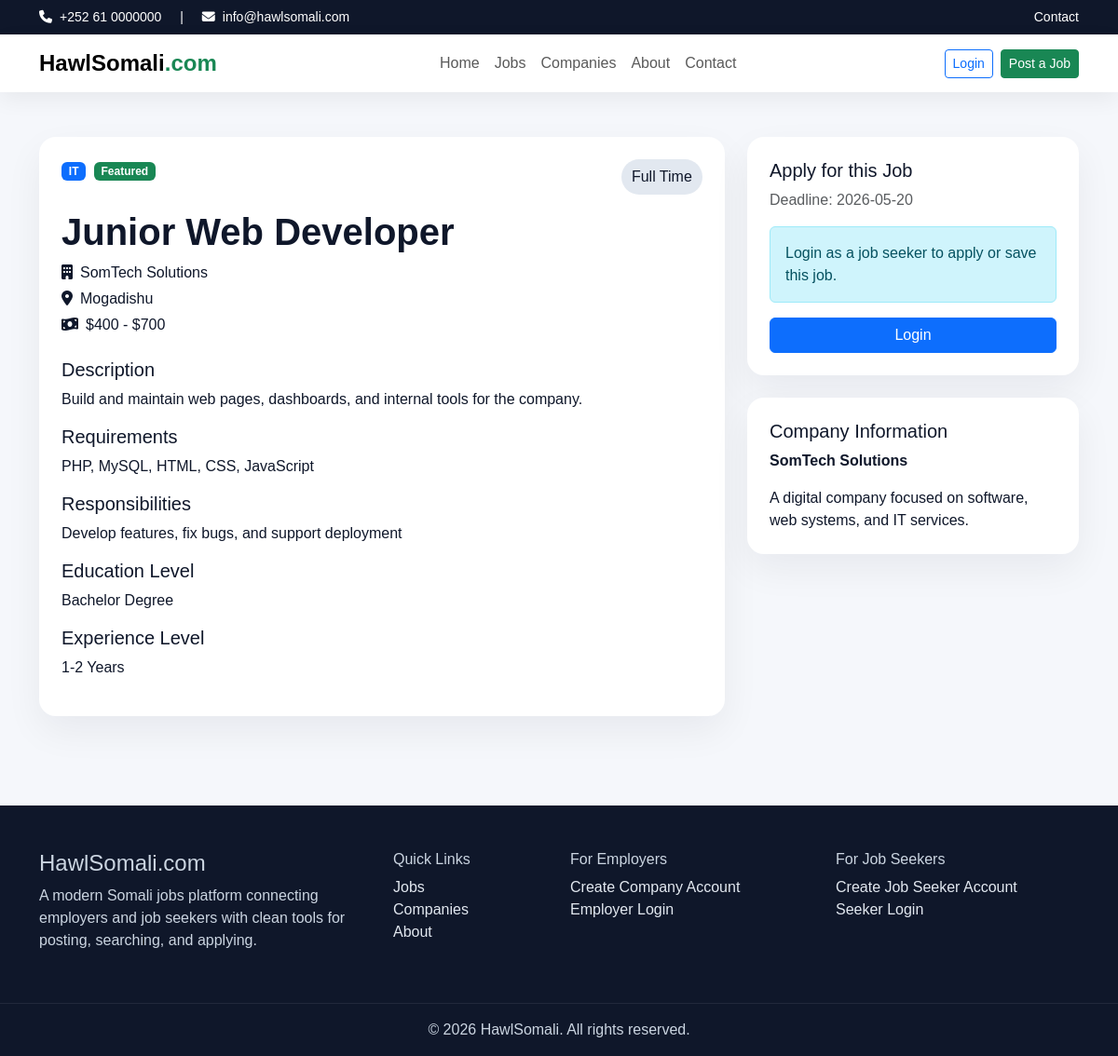
The page /pages/job-details.php?id=1 on the database its author committed.
### tables this page shows
CREATE TABLE jobs (
  id INT AUTO_INCREMENT PRIMARY KEY,
  employer_id INT NOT NULL,
  category_id INT NOT NULL,
  location_id INT NOT NULL,
  title VARCHAR(180) NOT NULL,
  job_type VARCHAR(50) NOT NULL DEFAULT 'Full Time',
  salary_min DECIMAL(10,2) NOT NULL DEFAULT 0.00,
  salary_max DECIMAL(10,2) NOT NULL DEFAULT 0.00,
  experience_level VARCHAR(100) DEFAULT NULL,
  education_level VARCHAR(100) DEFAULT NULL,
  vacancy_count INT NOT NULL DEFAULT 1,
  deadline DATE DEFAULT NULL,
  description TEXT,
  requirements TEXT,
  responsibilities TEXT,
  status VARCHAR(20) NOT NULL DEFAULT 'active',
  is_approved TINYINT(1) NOT NULL DEFAULT 0,
  is_featured TINYINT(1) NOT NULL DEFAULT 0,
  created_at DATETIME DEFAULT CURRENT_TIMESTAMP,
  CONSTRAINT fk_jobs_employer FOREIGN KEY (employer_id) REFERENCES employers(id) ON DELETE CASCADE,
  CONSTRAINT fk_jobs_category FOREIGN KEY (category_id) REFERENCES categories(id),
  CONSTRAINT fk_jobs_location FOREIGN KEY (location_id) REFERENCES locations(id)
);

CREATE TABLE categories (
  id INT AUTO_INCREMENT PRIMARY KEY,
  name VARCHAR(100) NOT NULL
);

CREATE TABLE employers (
  id INT AUTO_INCREMENT PRIMARY KEY,
  company_name VARCHAR(150) NOT NULL,
  email VARCHAR(150) NOT NULL UNIQUE,
  password VARCHAR(255) NOT NULL,
  phone VARCHAR(30) DEFAULT NULL,
  address VARCHAR(255) DEFAULT NULL,
  website VARCHAR(150) DEFAULT NULL,
  description TEXT,
  logo VARCHAR(255) DEFAULT NULL,
  status VARCHAR(20) NOT NULL DEFAULT 'active',
  created_at DATETIME DEFAULT CURRENT_TIMESTAMP
);

CREATE TABLE locations (
  id INT AUTO_INCREMENT PRIMARY KEY,
  name VARCHAR(100) NOT NULL
);

### includes/functions.php (called while the page is built, shortened)
<?php
function e($value) {
    return htmlspecialchars((string)$value, ENT_QUOTES, 'UTF-8');
}
function is_logged_in($role = null) {
    if (!isset($_SESSION['user_id'], $_SESSION['role'])) return false;
    return $role ? $_SESSION['role'] === $role : true;
}
?>

### pages/job-details.php (the view, shortened to what this page needs)
<?php
require_once __DIR__ . '/../config/db.php'; require_once __DIR__ . '/../includes/functions.php';
$id = (int)($_GET['id'] ?? 0);
$stmt=$pdo->prepare("SELECT j.*, e.company_name, e.description AS company_description, c.name AS category_name, l.name AS location_name
FROM jobs j
JOIN employers e ON j.employer_id=e.id
JOIN categories c ON j.category_id=c.id
JOIN locations l ON j.location_id=l.id
WHERE j.id=? AND j.is_approved=1");
$stmt->execute([$id]); $job=$stmt->fetch();
$pageTitle='Job Details'; include __DIR__ . '/../includes/header.php'; include __DIR__ . '/../includes/navbar.php';
?>
<section class="py-5">
 <div class="container">
  <div class="row g-4">
   <div class="col-lg-8">
    <div class="form-section">
      <div class="d-flex justify-content-between flex-wrap gap-2 mb-3">
        <div>
          <span class="badge bg-primary"><?= e($job['category_name']) ?></span>
          <?php if($job['is_featured']): ?><span class="badge bg-success ms-1">Featured</span><?php endif; ?>
        </div>
        <span class="badge-soft"><?= e($job['job_type']) ?></span>
      </div>
      <h1 class="section-title"><?= e($job['title']) ?></h1>
      <p class="mb-1"><i class="fa-solid fa-building me-2"></i><?= e($job['company_name']) ?></p>
      <p class="mb-1"><i class="fa-solid fa-location-dot me-2"></i><?= e($job['location_name']) ?></p>
      <p class="mb-4"><i class="fa-solid fa-money-bill-wave me-2"></i>$<?= number_format((float)$job['salary_min']) ?> - $<?= number_format((float)$job['salary_max']) ?></p>
      <h5>Description</h5>
      <p><?= nl2br(e($job['description'])) ?></p>
      <h5>Requirements</h5>
      <p><?= nl2br(e($job['requirements'])) ?></p>
      <h5>Responsibilities</h5>
      <p><?= nl2br(e($job['responsibilities'])) ?></p>
      <h5>Education Level</h5>
      <p><?= e($job['education_level']) ?></p>
      <h5>Experience Level</h5>
      <p><?= e($job['experience_level']) ?></p>
    </div>
   </div>
   <div class="col-lg-4">
    <div class="form-section mb-4">
      <h5>Apply for this Job</h5>
      <p class="text-muted">Deadline: <?= e($job['deadline']) ?></p>
      <?php if(is_logged_in('seeker')): ?>
        <form method="post" class="row g-3">
          <div class="col-12"><label class="form-label">Cover Letter</label><textarea name="cover_letter" class="form-control" rows="6" required></textarea></div>
          <div class="col-12 d-grid"><button class="btn btn-success">Submit Application</button></div>
        </form>
        <a href="<?= BASE_URL ?>/pages/job-details.php?id=<?= $job['id'] ?>&save=1" class="btn btn-outline-primary mt-3 w-100">Save Job</a>
      <?php else: ?>
        <div class="alert alert-info">Login as a job seeker to apply or save this job.</div>
        <a href="<?= BASE_URL ?>/auth/login.php" class="btn btn-primary w-100">Login</a>
      <?php endif; ?>
    </div>
    <div class="form-section">
      <h5>Company Information</h5>
      <p><strong><?= e($job['company_name']) ?></strong></p>
      <p class="mb-0"><?= e($job['company_description']) ?></p>
    </div>
   </div>
  </div>
 </div>
</section>
<?php include __DIR__ . '/../includes/footer.php'; ?>

### assets/css/style.css (style rules this page uses)
:root { --primary:#1d4ed8; --secondary:#0f172a; --accent:#16a34a; --soft:#f8fafc; --muted:#64748b; }
body { font-family:Arial,Helvetica,sans-serif;background:#f5f7fb;color:#0f172a; }
.section-title { font-weight:800; }
.form-section { background:#fff;border-radius:18px;padding:24px;box-shadow:0 16px 40px rgba(15,23,42,.06); }
.badge-soft { background:#e2e8f0;color:#0f172a;padding:.45rem .7rem;border-radius:999px; }

### rows shown on the page
jobs: category.name "IT", job_type "Full Time", title "Junior Web Developer", employer.company_name "SomTech Solutions", location.name "Mogadishu", salary_min "400", salary_max "700", description "Build and maintain web pages, dashboards, and internal tools for the company.", requirements "PHP, MySQL, HTML, CSS, JavaScript", responsibilities "Develop features, fix bugs, and support deployment", education_level "Bachelor Degree", experience_level "1-2 Years", deadline "2026-05-20", employer.description "A digital company focused on software, web systems, and IT services."
